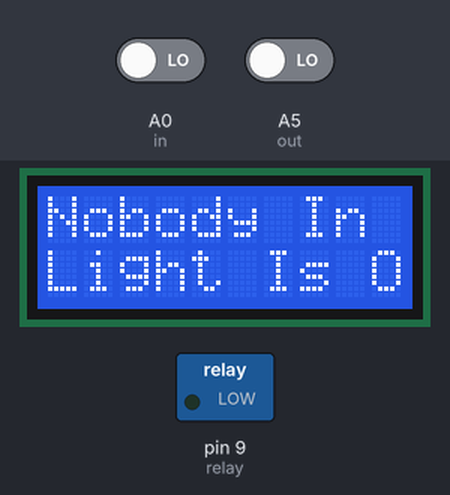
Bench run of a sketch on a simulated Arduino Uno, built with avr-gcc and run on an emulated ATmega328P. On the bench: 10×2 character LCD, switched loads named in the sketch (green lamp = pin HIGH). Inputs (shaded band) come from the test bench; at power-on: A0 (in) LOW, A5 (out) LOW. What the sketch prints to the serial monitor is not drawn.

Above: at 3.2 s.
3.3 s: A0 (in) driven HIGH
At 4.1 s:
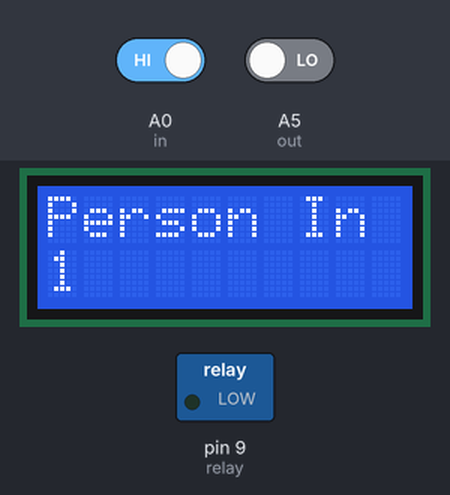
6.3 s: A5 (out) driven HIGH
At 7.1 s:
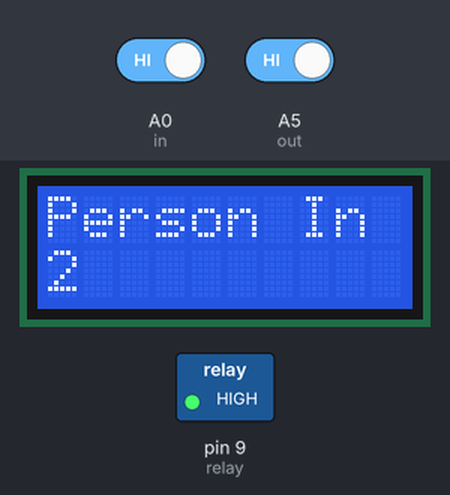
9.3 s: A0 (in) driven LOW
At 10.1 s:
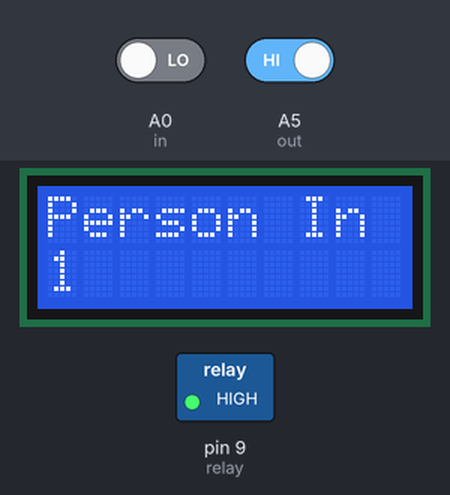
12.3 s: A5 (out) driven LOW
14.0 s: A5 (out) driven HIGH
At 14.8 s:
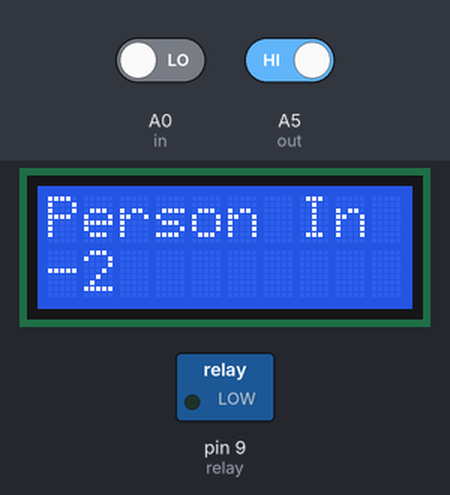
Timing chart, 0 to 17.0 s (numbered marks = the images above; inputs shaded):
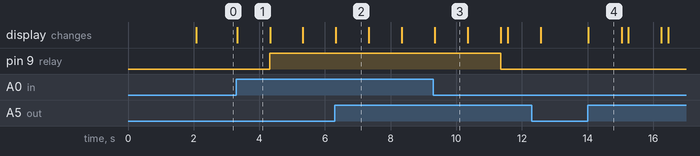

The sketch:

codefile.ino
```cpp
#include<LiquidCrystal.h>
LiquidCrystal lcd(12,11,5,4,3,2);
int sensorPin1 = A0;    // select the input pin for the potentiometer      // select the pin for the LED
int sensorPin2 = A5;    // select the input pin for the potentiometer      // select the pin for the LED
int sensorValue = 0;

#define in 14
#define out 19
#define relay 9

int count=0;

void IN()
{
    count++;
    lcd.clear();
    lcd.print("Person In Room:");
    lcd.setCursor(0,1);
    lcd.print(count);
    Serial.println(count);
    delay(1000);
}

void OUT()
{
  count--;
    lcd.clear();
    lcd.print("Person In Room:");
    Serial.print("Person In Room:");
    lcd.setCursor(0,1);
    lcd.print(count);
    Serial.println(count);
    delay(1000);
}

void setup()
{
  Serial.begin(9600);
  lcd.begin(10,2);
  lcd.print("Visitor Counter");
  Serial.print("Visitor Counter");
  delay(2000);
  pinMode(in, INPUT);
  pinMode(out, INPUT);
  pinMode(relay, OUTPUT);
  lcd.clear();
  lcd.print("Person In Room:");
  lcd.setCursor(0,1);
  lcd.print(count);
  Serial.print(count);
  Serial.print("h");
}

void loop()
{

  if(digitalRead(in))
  IN();
  if(digitalRead(out))
  OUT();

  if(count<=0)
  {
    lcd.clear();
    digitalWrite(relay, LOW);
    lcd.clear();
    lcd.print("Nobody In Room");
    lcd.setCursor(0,1);
    lcd.print("Light Is Off");
    delay(200);
  }

  else
    digitalWrite(relay, HIGH);

}
```

Measured:
- after the input at 3.3 s, pin 9 (relay): LOW → HIGH after 1.0 s; the display: changes at once (image 1)
- after the input at 9.3 s, pin 9 (relay): HIGH → LOW after 2.1 s; the display: changes after 0.05 s (image 3)
- after the input at 14.0 s, the display: changes at once (image 4)
- what the display in image 1 shows lasts 1.0 s, from 3.3 s to 4.3 s
